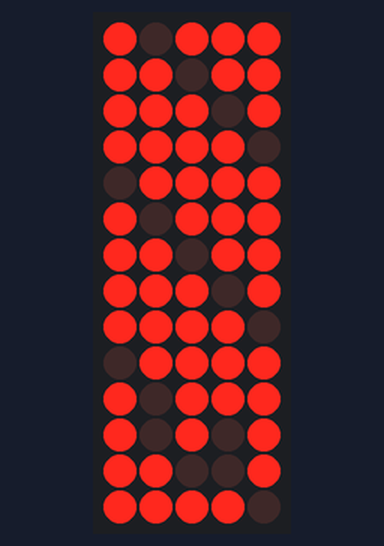
Bench run of a sketch on a simulated Arduino Uno, built with avr-gcc and run on an emulated ATmega328P. Shown: 5×14 LED matrix. Wiring (inferred from the names in the program): LED matrix (orientation assumed): rows pin 5, pin 6, pin 7, pin 8, pin 9, pin 10, pin 11, pin 12, pin 13, A0, A1, A2, A3, A4; columns pin 4, pin 0, pin 1, pin 2, pin 3.

Above: at 0.25 s.
At 0.65 s:
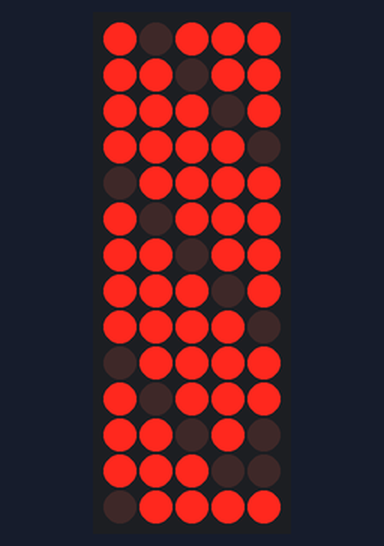
At 1.04 s:
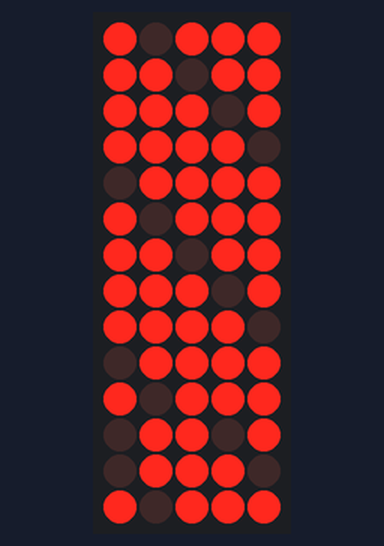
At 1.43 s:
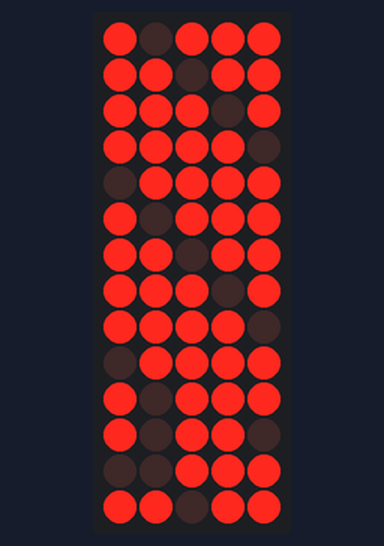
At 1.82 s:
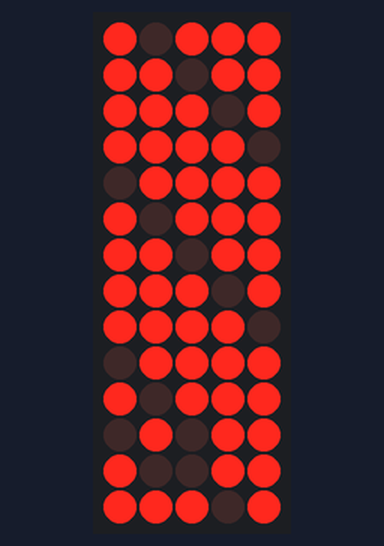

The sketch:

LED_cube_74138_demo2.ino
```cpp
// Arduino 4x4x4 LED Cube with 74138 demo
// store data onboard Arduino
#include <avr/pgmspace.h>
// Defining pins connected to cube
int LEDPin[16] = {0, 1, 2, 3, 4, 5, 6, 7, 8, 9, 10, 11, 12, 13, A0, A1};
int LevelPin[4] = {A2, A3, A4};

// Data arrays
byte Line[][16]= {
 {0,0,0,0,1,0,0,0,0,1,0,0,0,0,1,0},
 {1,0,0,0,0,1,0,0,0,0,1,0,0,0,0,1},
 {0,1,0,0,0,0,1,0,0,0,0,1,0,0,0,0},
 {0,0,1,0,0,0,0,1,0,0,0,0,1,0,0,0},
 {0,0,0,1,0,0,0,0,1,0,0,0,0,1,0,0},
 {0,0,0,0,1,0,0,0,0,1,0,0,0,0,1,0},
 {1,0,0,0,0,1,0,0,0,0,1,0,0,0,0,1},
 {0,1,0,0,0,0,1,0,0,0,0,1,0,0,0,0},
 {0,0,1,0,0,0,0,1,0,0,0,0,1,0,0,0},
 };

// Setup Arduino pins
void setup(){
  // Set 16 LED pins as outputs HIGH=lit
  for (int pin=0; pin < 16; pin++) {
    pinMode( LEDPin[pin], OUTPUT );
  }
  // Set Level pins as outputs LOW=lit
  for (int pin=0; pin < 3; pin++) {
    pinMode( LevelPin[pin], OUTPUT );
  }
}
int shift = 0;
int cycle = 0;
// Start the program
void loop(){
  // Turn off display
  digitalWrite(A2,HIGH);
  digitalWrite(A3,HIGH);
  digitalWrite(A4,HIGH);
  for (int level=0; level < 5; level++){
    for (int led=0; led < 16; led++){
      if (Line[level+shift][led] == 1){
        digitalWrite(LEDPin[led],HIGH);
      } else {
        digitalWrite(LEDPin[led],LOW);
    } }
    if bitRead(level, 0){
      digitalWrite(A2,HIGH);
    } else {
      digitalWrite(A2,LOW);
    }
    if bitRead(level, 1){
      digitalWrite(A3,HIGH);
    } else {
      digitalWrite(A3,LOW);
    }
    if bitRead(level, 2){
      digitalWrite(A4,HIGH);
    } else {
      digitalWrite(A4,LOW);
    }
    delay(3);
  }
  cycle = cycle+1;
  // Rate of movement - one per 25 cycles
  if (cycle == 25) {
    shift = shift+1;
    cycle = 0;
  }
  if (shift > 4) shift=0;
}
```

Measured:
- by itself, everything shown: repeats every 2.0 s, in 5 steps
- what the display in image 0 shows lasts 0.5 s, from 0.0 s to 0.5 s
